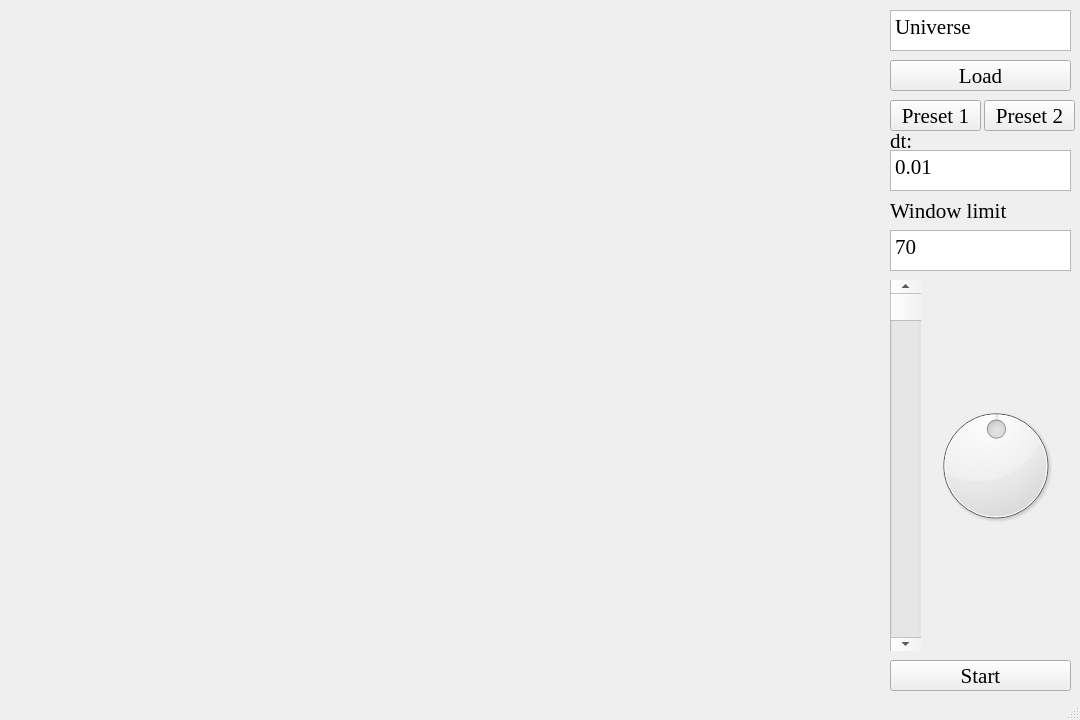
<?xml version="1.0" encoding="UTF-8"?>
<ui version="4.0">
 <class>MainWindow</class>
 <widget class="QMainWindow" name="MainWindow">
  <property name="geometry">
   <rect>
    <x>0</x>
    <y>0</y>
    <width>1080</width>
    <height>720</height>
   </rect>
  </property>
  <property name="font">
   <font>
    <family>Times New Roman</family>
    <pointsize>16</pointsize>
   </font>
  </property>
  <property name="windowTitle">
   <string>Planet System</string>
  </property>
  <widget class="QWidget" name="centralwidget">
   <widget class="QPushButton" name="StartButton">
    <property name="geometry">
     <rect>
      <x>890</x>
      <y>660</y>
      <width>181</width>
      <height>31</height>
     </rect>
    </property>
    <property name="font">
     <font>
      <family>Times New Roman</family>
      <pointsize>16</pointsize>
      <weight>50</weight>
      <bold>false</bold>
     </font>
    </property>
    <property name="text">
     <string>Start</string>
    </property>
   </widget>
   <widget class="QPushButton" name="LoadButton">
    <property name="geometry">
     <rect>
      <x>890</x>
      <y>60</y>
      <width>181</width>
      <height>31</height>
     </rect>
    </property>
    <property name="font">
     <font>
      <family>Times New Roman</family>
      <pointsize>16</pointsize>
      <weight>50</weight>
      <bold>false</bold>
     </font>
    </property>
    <property name="text">
     <string>Load</string>
    </property>
   </widget>
   <widget class="QScrollBar" name="EngineBar">
    <property name="geometry">
     <rect>
      <x>890</x>
      <y>280</y>
      <width>31</width>
      <height>371</height>
     </rect>
    </property>
    <property name="maximum">
     <number>100</number>
    </property>
    <property name="pageStep">
     <number>8</number>
    </property>
    <property name="orientation">
     <enum>Qt::Vertical</enum>
    </property>
   </widget>
   <widget class="QDial" name="AngleBar">
    <property name="geometry">
     <rect>
      <x>930</x>
      <y>280</y>
      <width>131</width>
      <height>371</height>
     </rect>
    </property>
    <property name="pageStep">
     <number>10</number>
    </property>
    <property name="value">
     <number>50</number>
    </property>
   </widget>
   <widget class="QTextEdit" name="Dt_field">
    <property name="geometry">
     <rect>
      <x>890</x>
      <y>150</y>
      <width>181</width>
      <height>41</height>
     </rect>
    </property>
    <property name="html">
     <string>&lt;!DOCTYPE HTML PUBLIC &quot;-//W3C//DTD HTML 4.0//EN&quot; &quot;http://www.w3.org/TR/REC-html40/strict.dtd&quot;&gt;
&lt;html&gt;&lt;head&gt;&lt;meta name=&quot;qrichtext&quot; content=&quot;1&quot; /&gt;&lt;style type=&quot;text/css&quot;&gt;
p, li { white-space: pre-wrap; }
&lt;/style&gt;&lt;/head&gt;&lt;body style=&quot; font-family:'Times New Roman'; font-size:16pt; font-weight:400; font-style:normal;&quot;&gt;
&lt;p style=&quot; margin-top:0px; margin-bottom:0px; margin-left:0px; margin-right:0px; -qt-block-indent:0; text-indent:0px;&quot;&gt;0.01&lt;/p&gt;&lt;/body&gt;&lt;/html&gt;</string>
    </property>
   </widget>
   <widget class="QTextEdit" name="Lim_field">
    <property name="geometry">
     <rect>
      <x>890</x>
      <y>230</y>
      <width>181</width>
      <height>41</height>
     </rect>
    </property>
    <property name="html">
     <string>&lt;!DOCTYPE HTML PUBLIC &quot;-//W3C//DTD HTML 4.0//EN&quot; &quot;http://www.w3.org/TR/REC-html40/strict.dtd&quot;&gt;
&lt;html&gt;&lt;head&gt;&lt;meta name=&quot;qrichtext&quot; content=&quot;1&quot; /&gt;&lt;style type=&quot;text/css&quot;&gt;
p, li { white-space: pre-wrap; }
&lt;/style&gt;&lt;/head&gt;&lt;body style=&quot; font-family:'Times New Roman'; font-size:16pt; font-weight:400; font-style:normal;&quot;&gt;
&lt;p style=&quot; margin-top:0px; margin-bottom:0px; margin-left:0px; margin-right:0px; -qt-block-indent:0; text-indent:0px;&quot;&gt;70&lt;/p&gt;&lt;/body&gt;&lt;/html&gt;</string>
    </property>
   </widget>
   <widget class="QLabel" name="label">
    <property name="geometry">
     <rect>
      <x>890</x>
      <y>130</y>
      <width>181</width>
      <height>21</height>
     </rect>
    </property>
    <property name="text">
     <string>dt:</string>
    </property>
   </widget>
   <widget class="QLabel" name="label_2">
    <property name="geometry">
     <rect>
      <x>890</x>
      <y>200</y>
      <width>181</width>
      <height>21</height>
     </rect>
    </property>
    <property name="text">
     <string>Window limit</string>
    </property>
   </widget>
   <widget class="SpaceWidget" name="SpaceWidget" native="true">
    <property name="geometry">
     <rect>
      <x>10</x>
      <y>10</y>
      <width>871</width>
      <height>681</height>
     </rect>
    </property>
   </widget>
   <widget class="QPushButton" name="Load1Button">
    <property name="geometry">
     <rect>
      <x>890</x>
      <y>100</y>
      <width>91</width>
      <height>31</height>
     </rect>
    </property>
    <property name="text">
     <string>Preset 1</string>
    </property>
   </widget>
   <widget class="QPushButton" name="Load2Button">
    <property name="geometry">
     <rect>
      <x>984</x>
      <y>100</y>
      <width>91</width>
      <height>31</height>
     </rect>
    </property>
    <property name="text">
     <string>Preset 2</string>
    </property>
   </widget>
   <widget class="QTextEdit" name="Filename_field">
    <property name="geometry">
     <rect>
      <x>890</x>
      <y>10</y>
      <width>181</width>
      <height>41</height>
     </rect>
    </property>
    <property name="html">
     <string>&lt;!DOCTYPE HTML PUBLIC &quot;-//W3C//DTD HTML 4.0//EN&quot; &quot;http://www.w3.org/TR/REC-html40/strict.dtd&quot;&gt;
&lt;html&gt;&lt;head&gt;&lt;meta name=&quot;qrichtext&quot; content=&quot;1&quot; /&gt;&lt;style type=&quot;text/css&quot;&gt;
p, li { white-space: pre-wrap; }
&lt;/style&gt;&lt;/head&gt;&lt;body style=&quot; font-family:'Times New Roman'; font-size:16pt; font-weight:400; font-style:normal;&quot;&gt;
&lt;p style=&quot; margin-top:0px; margin-bottom:0px; margin-left:0px; margin-right:0px; -qt-block-indent:0; text-indent:0px;&quot;&gt;Universe&lt;/p&gt;&lt;/body&gt;&lt;/html&gt;</string>
    </property>
   </widget>
  </widget>
  <widget class="QStatusBar" name="statusbar"/>
 </widget>
 <customwidgets>
  <customwidget>
   <class>SpaceWidget</class>
   <extends>QWidget</extends>
   <header location="global">spacewidget.h</header>
   <container>1</container>
  </customwidget>
 </customwidgets>
 <resources/>
 <connections/>
</ui>
